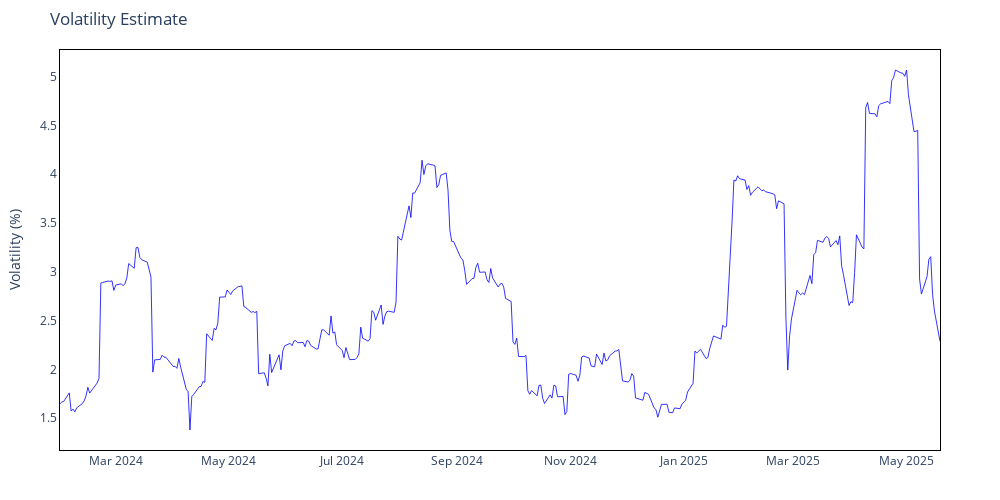
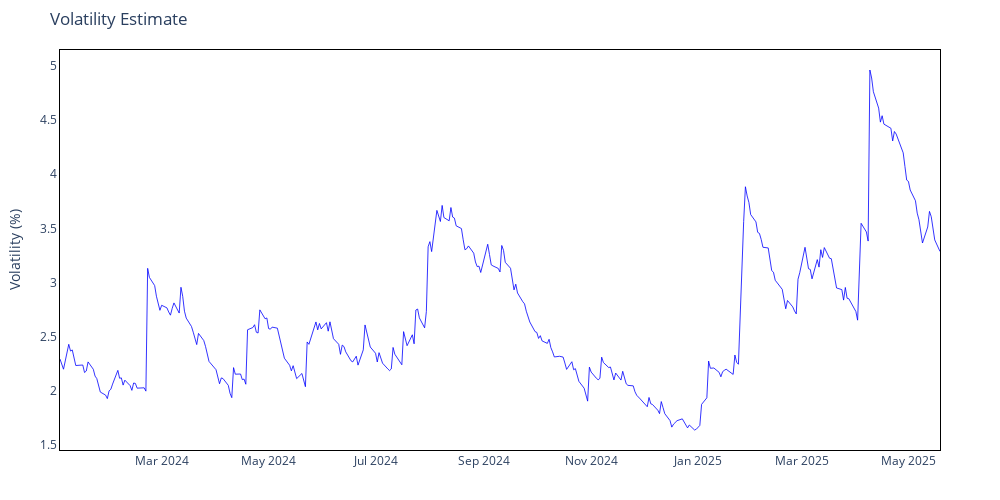

The notebook cell these images were saved under, in order:
### Code cell
fig_ma_vol = IP.plot_volatility(result_ma["Volatility"])
fig_rm_vol = IP.plot_volatility(result_rm["Volatility"])

### Figure 1 — Plotly figure (JSON) as saved in the notebook; plotly's stock layout.template omitted (floating-point values rounded to 4 significant figures; data arrays with more than 128 entries replaced by an {"elided": "..."} marker saying what was removed)
{"data": [{"hovertemplate": "Date: %{x}<br>Volatility: %{y:.2f}%", "line": {"color": "blue", "width": 0.8}, "mode": "lines", "name": "Volatility", "type": "scatter", "x": {"elided": "326 str values"}, "y": {"elided": "326 float values"}}], "layout": {"height": 500, "hovermode": "x unified", "margin": {"b": 50, "l": 60, "r": 60, "t": 50}, "paper_bgcolor": "white", "plot_bgcolor": "white", "title": {"text": "Volatility Estimate"}, "width": 1000, "xaxis": {"linecolor": "black", "linewidth": 1, "mirror": true, "showline": true}, "yaxis": {"linecolor": "black", "linewidth": 1, "mirror": true, "showline": true, "title": {"text": "Volatility (%)"}}}}

### Figure 2 — Plotly figure (JSON) as saved in the notebook; plotly's stock layout.template omitted (floating-point values rounded to 4 significant figures; data arrays with more than 128 entries replaced by an {"elided": "..."} marker saying what was removed)
{"data": [{"hovertemplate": "Date: %{x}<br>Volatility: %{y:.2f}%", "line": {"color": "blue", "width": 0.8}, "mode": "lines", "name": "Volatility", "type": "scatter", "x": {"elided": "345 str values"}, "y": {"elided": "345 float values"}}], "layout": {"height": 500, "hovermode": "x unified", "margin": {"b": 50, "l": 60, "r": 60, "t": 50}, "paper_bgcolor": "white", "plot_bgcolor": "white", "title": {"text": "Volatility Estimate"}, "width": 1000, "xaxis": {"linecolor": "black", "linewidth": 1, "mirror": true, "showline": true}, "yaxis": {"linecolor": "black", "linewidth": 1, "mirror": true, "showline": true, "title": {"text": "Volatility (%)"}}}}
